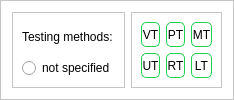
                   <widget class="QFrame" name="frame_4">
                    <property name="styleSheet">
                     <string notr="true">QFrame{
	background-color: rgb(255, 255, 255);}

QPushButton{
	font: 75 10pt &quot;Arial&quot; bold;
	border-radius: 5px;
	border: 1px solid rgb(30, 210, 80);
	background-color: rgb(255, 255, 255);
	color: rgb(0, 0, 0);
}
QPushButton:disabled {
background-color:rgb(194, 194, 194);
}
QPushButton:checked{
	background-color: rgb(30, 210, 80);}

</string>
                    </property>
                    <property name="frameShape">
                     <enum>QFrame::StyledPanel</enum>
                    </property>
                    <property name="frameShadow">
                     <enum>QFrame::Raised</enum>
                    </property>
                    <layout class="QHBoxLayout" name="horizontalLayout_11">
                     <item alignment="Qt::AlignHCenter">
                      <widget class="QFrame" name="frame_8">
                       <property name="styleSheet">
                        <string notr="true">font: 75 12pt &quot;Calibri&quot; bold;</string>
                       </property>
                       <property name="frameShape">
                        <enum>QFrame::StyledPanel</enum>
                       </property>
                       <property name="frameShadow">
                        <enum>QFrame::Raised</enum>
                       </property>
                       <layout class="QVBoxLayout" name="verticalLayout_6">
                        <item>
                         <widget class="QLabel" name="label_8">
                          <property name="text">
                           <string>Testing methods:</string>
                          </property>
                         </widget>
                        </item>
                        <item alignment="Qt::AlignHCenter">
                         <widget class="QRadioButton" name="TMnotSpecifiedRadioBtn">
                          <property name="text">
                           <string>not specified</string>
                          </property>
                         </widget>
                        </item>
                       </layout>
                      </widget>
                     </item>
                     <item>
                      <widget class="QFrame" name="weldTestingBtns">
                       <property name="sizePolicy">
                        <sizepolicy hsizetype="Expanding" vsizetype="Preferred">
                         <horstretch>0</horstretch>
                         <verstretch>0</verstretch>
                        </sizepolicy>
                       </property>
                       <property name="minimumSize">
                        <size>
                         <width>0</width>
                         <height>50</height>
                        </size>
                       </property>
                       <property name="styleSheet">
                        <string notr="true"/>
                       </property>
                       <property name="frameShape">
                        <enum>QFrame::StyledPanel</enum>
                       </property>
                       <property name="frameShadow">
                        <enum>QFrame::Raised</enum>
                       </property>
                       <layout class="QGridLayout" name="gridLayout">
                        <item row="1" column="3">
                         <widget class="QPushButton" name="testMthdBtnLT">
                          <property name="minimumSize">
                           <size>
                            <width>0</width>
                            <height>25</height>
                           </size>
                          </property>
                          <property name="text">
                           <string>LT</string>
                          </property>
                          <property name="icon">
                           <iconset resource="../resources.qrc">
                            <normaloff>:/Icons/Icons/testingMethodsIcon_lt.png</normaloff>:/Icons/Icons/testingMethodsIcon_lt.png</iconset>
                          </property>
                          <property name="checkable">
                           <bool>true</bool>
                          </property>
                         </widget>
                        </item>
                        <item row="0" column="3">
                         <widget class="QPushButton" name="testMthdBtnMT">
                          <property name="minimumSize">
                           <size>
                            <width>0</width>
                            <height>25</height>
                           </size>
                          </property>
                          <property name="text">
                           <string>MT</string>
                          </property>
                          <property name="icon">
                           <iconset resource="../resources.qrc">
                            <normaloff>:/Icons/Icons/testingMethodsIcon_mt.png</normaloff>:/Icons/Icons/testingMethodsIcon_mt.png</iconset>
                          </property>
                          <property name="checkable">
                           <bool>true</bool>
                          </property>
                         </widget>
                        </item>
                        <item row="0" column="2">
                         <widget class="QPushButton" name="testMthdBtnPT">
                          <property name="enabled">
                           <bool>true</bool>
                          </property>
                          <property name="minimumSize">
                           <size>
                            <width>0</width>
                            <height>25</height>
                           </size>
                          </property>
                          <property name="text">
                           <string>PT</string>
                          </property>
                          <property name="icon">
                           <iconset resource="../resources.qrc">
                            <normaloff>:/Icons/Icons/testingMethodsIcon_pt.png</normaloff>:/Icons/Icons/testingMethodsIcon_pt.png</iconset>
                          </property>
                          <property name="checkable">
                           <bool>true</bool>
                          </property>
                          <property name="checked">
                           <bool>false</bool>
                          </property>
                         </widget>
                        </item>
                        <item row="0" column="0">
                         <widget class="QPushButton" name="testMthdBtnVT">
                          <property name="enabled">
                           <bool>true</bool>
                          </property>
                          <property name="minimumSize">
                           <size>
                            <width>0</width>
                            <height>25</height>
                           </size>
                          </property>
                          <property name="palette">
                           <palette>
                            <active>
                             <colorrole role="WindowText">
                              <brush brushstyle="SolidPattern">
                               <color alpha="255">
                                <red>0</red>
                                <green>0</green>
                                <blue>0</blue>
                               </color>
                              </brush>
                             </colorrole>
                             <colorrole role="Button">
                              <brush brushstyle="SolidPattern">
                               <color alpha="255">
                                <red>255</red>
                                <green>255</green>
                                <blue>255</blue>
                               </color>
                              </brush>
                             </colorrole>
                             <colorrole role="Text">
                              <brush brushstyle="SolidPattern">
                               <color alpha="255">
                                <red>0</red>
                                <green>0</green>
                                <blue>0</blue>
                               </color>
                              </brush>
                             </colorrole>
                             <colorrole role="ButtonText">
                              <brush brushstyle="SolidPattern">
                               <color alpha="255">
                                <red>0</red>
                                <green>0</green>
                                <blue>0</blue>
                               </color>
                              </brush>
                             </colorrole>
                             <colorrole role="Base">
                              <brush brushstyle="SolidPattern">
                               <color alpha="255">
                                <red>255</red>
                                <green>255</green>
                                <blue>255</blue>
                               </color>
                              </brush>
                             </colorrole>
                             <colorrole role="Window">
                              <brush brushstyle="SolidPattern">
                               <color alpha="255">
                                <red>255</red>
                                <green>255</green>
                                <blue>255</blue>
                               </color>
                              </brush>
                             </colorrole>
                             <colorrole role="PlaceholderText">
                              <brush brushstyle="NoBrush">
                               <color alpha="128">
                                <red>0</red>
                                <green>0</green>
                                <blue>0</blue>
                               </color>
                              </brush>
                             </colorrole>
                            </active>
                            <inactive>
                             <colorrole role="WindowText">
                              <brush brushstyle="SolidPattern">
                               <color alpha="255">
                                <red>0</red>
                                <green>0</green>
                                <blue>0</blue>
                               </color>
                              </brush>
                             </colorrole>
                             <colorrole role="Button">
                              <brush brushstyle="SolidPattern">
                               <color alpha="255">
                                <red>255</red>
                                <green>255</green>
                                <blue>255</blue>
                               </color>
                              </brush>
                             </colorrole>
                             <colorrole role="Text">
                              <brush brushstyle="SolidPattern">
                               <color alpha="255">
                                <red>0</red>
                                <green>0</green>
                                <blue>0</blue>
                               </color>
                              </brush>
                             </colorrole>
                             <colorrole role="ButtonText">
                              <brush brushstyle="SolidPattern">
                               <color alpha="255">
                                <red>0</red>
                                <green>0</green>
                                <blue>0</blue>
                               </color>
                              </brush>
                             </colorrole>
                             <colorrole role="Base">
                              <brush brushstyle="SolidPattern">
                               <color alpha="255">
                                <red>255</red>
                                <green>255</green>
                                <blue>255</blue>
                               </color>
                              </brush>
                             </colorrole>
                             <colorrole role="Window">
                              <brush brushstyle="SolidPattern">
                               <color alpha="255">
                                <red>255</red>
                                <green>255</green>
                                <blue>255</blue>
                               </color>
                              </brush>
                             </colorrole>
                             <colorrole role="PlaceholderText">
                              <brush brushstyle="NoBrush">
                               <color alpha="128">
                                <red>0</red>
                                <green>0</green>
                                <blue>0</blue>
                               </color>
                              </brush>
                             </colorrole>
                            </inactive>
                            <disabled>
                             <colorrole role="WindowText">
                              <brush brushstyle="SolidPattern">
                               <color alpha="255">
                                <red>0</red>
                                <green>0</green>
                                <blue>0</blue>
                               </color>
                              </brush>
                             </colorrole>
                             <colorrole role="Button">
                              <brush brushstyle="SolidPattern">
                               <color alpha="255">
                                <red>194</red>
                                <green>194</green>
                                <blue>194</blue>
                               </color>
                              </brush>
                             </colorrole>
                             <colorrole role="Text">
                              <brush brushstyle="SolidPattern">
                               <color alpha="255">
                                <red>0</red>
                                <green>0</green>
                                <blue>0</blue>
                               </color>
                              </brush>
                             </colorrole>
                             <colorrole role="ButtonText">
                              <brush brushstyle="SolidPattern">
                               <color alpha="255">
                                <red>0</red>
                                <green>0</green>
                                <blue>0</blue>
                               </color>
                              </brush>
                             </colorrole>
                             <colorrole role="Base">
                              <brush brushstyle="SolidPattern">
                               <color alpha="255">
                                <red>194</red>
                                <green>194</green>
                                <blue>194</blue>
                               </color>
                              </brush>
                             </colorrole>
                             <colorrole role="Window">
                              <brush brushstyle="SolidPattern">
                               <color alpha="255">
                                <red>194</red>
                                <green>194</green>
                                <blue>194</blue>
                               </color>
                              </brush>
                             </colorrole>
                             <colorrole role="PlaceholderText">
                              <brush brushstyle="NoBrush">
                               <color alpha="128">
                                <red>0</red>
                                <green>0</green>
                                <blue>0</blue>
                               </color>
                              </brush>
                             </colorrole>
                            </disabled>
                           </palette>
                          </property>
                          <property name="text">
                           <string extracomment="vt">VT</string>
                          </property>
                          <property name="icon">
                           <iconset resource="../resources.qrc">
                            <normaloff>:/Icons/Icons/testingMethodsIcon_vt.png</normaloff>:/Icons/Icons/testingMethodsIcon_vt.png</iconset>
                          </property>
                          <property name="checkable">
                           <bool>true</bool>
                          </property>
                         </widget>
                        </item>
                        <item row="1" column="2">
                         <widget class="QPushButton" name="testMthdBtnRT">
                          <property name="minimumSize">
                           <size>
                            <width>0</width>
                            <height>25</height>
                           </size>
                          </property>
                          <property name="text">
                           <string>RT</string>
                          </property>
                          <property name="icon">
                           <iconset resource="../resources.qrc">
                            <normaloff>:/Icons/Icons/testingMethodsIcon_rt.png</normaloff>:/Icons/Icons/testingMethodsIcon_rt.png</iconset>
                          </property>
                          <property name="checkable">
                           <bool>true</bool>
                          </property>
                         </widget>
                        </item>
                        <item row="1" column="0">
                         <widget class="QPushButton" name="testMthdBtnUT">
                          <property name="minimumSize">
                           <size>
                            <width>0</width>
                            <height>25</height>
                           </size>
                          </property>
                          <property name="text">
                           <string>UT</string>
                          </property>
                          <property name="icon">
                           <iconset resource="../resources.qrc">
                            <normaloff>:/Icons/Icons/testingMethodsIcon_ut.png</normaloff>:/Icons/Icons/testingMethodsIcon_ut.png</iconset>
                          </property>
                          <property name="checkable">
                           <bool>true</bool>
                          </property>
                         </widget>
                        </item>
                       </layout>
                      </widget>
                     </item>
                    </layout>
                   </widget>
